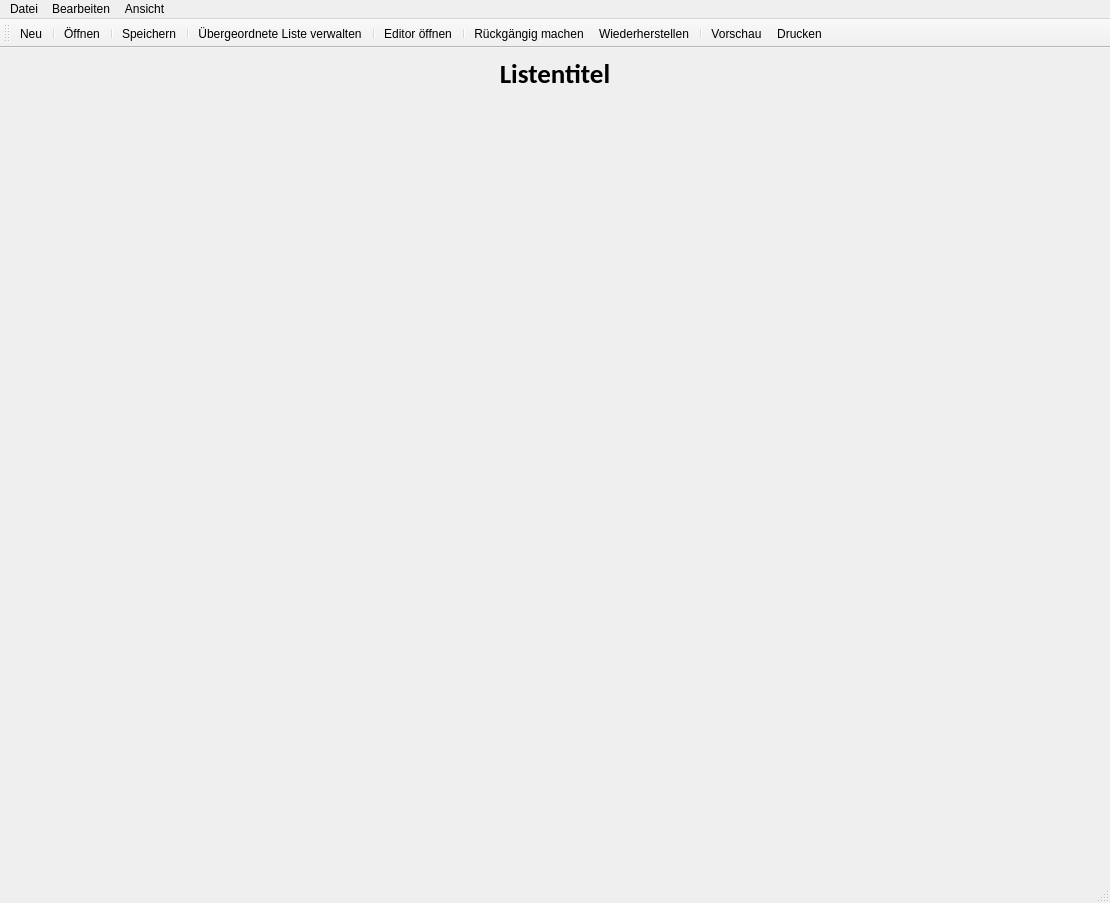
<?xml version="1.0" encoding="UTF-8"?>
<ui version="4.0">
 <class>MainWindow</class>
 <widget class="QMainWindow" name="MainWindow">
  <property name="geometry">
   <rect>
    <x>0</x>
    <y>0</y>
    <width>1110</width>
    <height>903</height>
   </rect>
  </property>
  <property name="windowTitle">
   <string>MainWindow</string>
  </property>
  <property name="documentMode">
   <bool>false</bool>
  </property>
  <widget class="QWidget" name="centralwidget">
   <layout class="QVBoxLayout" name="verticalLayout">
    <item>
     <widget class="QLabel" name="title">
      <property name="font">
       <font>
        <family>Calibri</family>
        <pointsize>20</pointsize>
        <bold>true</bold>
       </font>
      </property>
      <property name="text">
       <string>Listentitel</string>
      </property>
      <property name="scaledContents">
       <bool>false</bool>
      </property>
      <property name="alignment">
       <set>Qt::AlignCenter</set>
      </property>
      <property name="wordWrap">
       <bool>false</bool>
      </property>
     </widget>
    </item>
    <item>
     <widget class="QTableWidget" name="table">
      <property name="enabled">
       <bool>true</bool>
      </property>
      <property name="sizePolicy">
       <sizepolicy hsizetype="Expanding" vsizetype="Expanding">
        <horstretch>0</horstretch>
        <verstretch>0</verstretch>
       </sizepolicy>
      </property>
      <property name="font">
       <font>
        <family>Calibri</family>
        <pointsize>12</pointsize>
       </font>
      </property>
      <property name="acceptDrops">
       <bool>true</bool>
      </property>
      <property name="autoFillBackground">
       <bool>false</bool>
      </property>
      <property name="styleSheet">
       <string notr="true">background:transparent</string>
      </property>
      <property name="sizeAdjustPolicy">
       <enum>QAbstractScrollArea::AdjustToContents</enum>
      </property>
      <property name="dragEnabled">
       <bool>false</bool>
      </property>
      <property name="dragDropOverwriteMode">
       <bool>true</bool>
      </property>
      <property name="dragDropMode">
       <enum>QAbstractItemView::InternalMove</enum>
      </property>
      <property name="defaultDropAction">
       <enum>Qt::MoveAction</enum>
      </property>
      <property name="selectionMode">
       <enum>QAbstractItemView::SingleSelection</enum>
      </property>
      <property name="showGrid">
       <bool>true</bool>
      </property>
      <attribute name="horizontalHeaderCascadingSectionResizes">
       <bool>true</bool>
      </attribute>
      <attribute name="horizontalHeaderStretchLastSection">
       <bool>false</bool>
      </attribute>
     </widget>
    </item>
   </layout>
  </widget>
  <widget class="QMenuBar" name="menubar">
   <property name="geometry">
    <rect>
     <x>0</x>
     <y>0</y>
     <width>1110</width>
     <height>22</height>
    </rect>
   </property>
   <widget class="QMenu" name="menuDatei">
    <property name="title">
     <string>Datei</string>
    </property>
    <addaction name="actionNeueUrlaubsliste"/>
    <addaction name="separator"/>
    <addaction name="actionOffnen"/>
    <addaction name="separator"/>
    <addaction name="actionListeSpeichern"/>
    <addaction name="actionListeSpeichernUnter"/>
    <addaction name="separator"/>
    <addaction name="actionBeenden"/>
   </widget>
   <widget class="QMenu" name="menuAktionen">
    <property name="title">
     <string>Bearbeiten</string>
    </property>
    <addaction name="actionListentitelAndern"/>
    <addaction name="separator"/>
    <addaction name="actionBasisListenVerwalten"/>
    <addaction name="separator"/>
    <addaction name="actionEditorOffnen"/>
    <addaction name="separator"/>
    <addaction name="actionUndo"/>
    <addaction name="actionRedo"/>
   </widget>
   <widget class="QMenu" name="menuAnsicht">
    <property name="title">
     <string>Ansicht</string>
    </property>
    <addaction name="actionAnsichtNeuLaden"/>
    <addaction name="separator"/>
    <addaction name="actionVorschau"/>
    <addaction name="actionDrucken"/>
   </widget>
   <addaction name="menuDatei"/>
   <addaction name="menuAktionen"/>
   <addaction name="menuAnsicht"/>
  </widget>
  <widget class="QStatusBar" name="statusbar"/>
  <widget class="QToolBar" name="toolBar">
   <property name="windowTitle">
    <string>toolBar</string>
   </property>
   <attribute name="toolBarArea">
    <enum>TopToolBarArea</enum>
   </attribute>
   <attribute name="toolBarBreak">
    <bool>false</bool>
   </attribute>
   <addaction name="actionNeueUrlaubsliste"/>
   <addaction name="separator"/>
   <addaction name="actionOffnen"/>
   <addaction name="separator"/>
   <addaction name="actionListeSpeichern"/>
   <addaction name="separator"/>
   <addaction name="actionBasisListenVerwalten"/>
   <addaction name="separator"/>
   <addaction name="actionEditorOffnen"/>
   <addaction name="separator"/>
   <addaction name="actionUndo"/>
   <addaction name="actionRedo"/>
   <addaction name="separator"/>
   <addaction name="actionVorschau"/>
   <addaction name="actionDrucken"/>
  </widget>
  <action name="actionNeueUrlaubsliste">
   <property name="icon">
    <iconset resource="../icons.qrc">
     <normaloff>:/icons/file-plus.png</normaloff>:/icons/file-plus.png</iconset>
   </property>
   <property name="text">
    <string>Neu...</string>
   </property>
   <property name="toolTip">
    <string>Neue Urlaubsliste</string>
   </property>
   <property name="shortcut">
    <string>Ctrl+N</string>
   </property>
  </action>
  <action name="actionBasisListenVerwalten">
   <property name="icon">
    <iconset resource="../icons.qrc">
     <normaloff>:/icons/settings.png</normaloff>:/icons/settings.png</iconset>
   </property>
   <property name="text">
    <string>Übergeordnete Liste verwalten...</string>
   </property>
  </action>
  <action name="actionOffnen">
   <property name="icon">
    <iconset resource="../icons.qrc">
     <normaloff>:/icons/folder.png</normaloff>:/icons/folder.png</iconset>
   </property>
   <property name="text">
    <string>Öffnen...</string>
   </property>
   <property name="shortcut">
    <string>Ctrl+O</string>
   </property>
  </action>
  <action name="actionBeenden">
   <property name="icon">
    <iconset resource="../icons.qrc">
     <normaloff>:/icons/power.png</normaloff>:/icons/power.png</iconset>
   </property>
   <property name="text">
    <string>Beenden</string>
   </property>
  </action>
  <action name="actionListentitelAndern">
   <property name="icon">
    <iconset resource="../icons.qrc">
     <normaloff>:/icons/edit-3.png</normaloff>:/icons/edit-3.png</iconset>
   </property>
   <property name="text">
    <string>Listentitel ändern...</string>
   </property>
  </action>
  <action name="actionAnsichtNeuLaden">
   <property name="icon">
    <iconset resource="../icons.qrc">
     <normaloff>:/icons/refresh-cw.png</normaloff>:/icons/refresh-cw.png</iconset>
   </property>
   <property name="text">
    <string>Ansicht neu laden</string>
   </property>
   <property name="toolTip">
    <string>Lade die Ansicht neu. Nützlich, wenn Änderungen nicht angezeigt werden.</string>
   </property>
  </action>
  <action name="actionEditorOffnen">
   <property name="icon">
    <iconset resource="../icons.qrc">
     <normaloff>:/icons/edit.png</normaloff>:/icons/edit.png</iconset>
   </property>
   <property name="text">
    <string>Editor öffnen</string>
   </property>
   <property name="toolTip">
    <string>Öffnet den Editor</string>
   </property>
  </action>
  <action name="actionListeSpeichern">
   <property name="icon">
    <iconset resource="../icons.qrc">
     <normaloff>:/icons/save.png</normaloff>:/icons/save.png</iconset>
   </property>
   <property name="text">
    <string>Speichern</string>
   </property>
   <property name="toolTip">
    <string>Speichern</string>
   </property>
   <property name="shortcut">
    <string>Ctrl+S</string>
   </property>
  </action>
  <action name="actionListeSpeichernUnter">
   <property name="icon">
    <iconset resource="../icons.qrc">
     <normaloff>:/icons/save.png</normaloff>:/icons/save.png</iconset>
   </property>
   <property name="text">
    <string>Speichern unter...</string>
   </property>
   <property name="toolTip">
    <string>Speichern unter...</string>
   </property>
   <property name="shortcut">
    <string>Ctrl+Shift+S</string>
   </property>
  </action>
  <action name="actionVorschau">
   <property name="icon">
    <iconset resource="../icons.qrc">
     <normaloff>:/icons/layers.png</normaloff>:/icons/layers.png</iconset>
   </property>
   <property name="text">
    <string>Vorschau</string>
   </property>
   <property name="toolTip">
    <string>Vorschau anzeigen</string>
   </property>
  </action>
  <action name="actionDrucken">
   <property name="icon">
    <iconset resource="../icons.qrc">
     <normaloff>:/icons/printer.png</normaloff>:/icons/printer.png</iconset>
   </property>
   <property name="text">
    <string>Drucken</string>
   </property>
   <property name="toolTip">
    <string>Drucken</string>
   </property>
   <property name="shortcut">
    <string>Ctrl+P</string>
   </property>
  </action>
  <action name="actionUndo">
   <property name="icon">
    <iconset resource="../icons.qrc">
     <normaloff>:/icons/undo.png</normaloff>:/icons/undo.png</iconset>
   </property>
   <property name="text">
    <string>Rückgängig machen</string>
   </property>
   <property name="toolTip">
    <string>Letzte Aktion umkehren</string>
   </property>
   <property name="shortcut">
    <string>Ctrl+Z</string>
   </property>
  </action>
  <action name="actionRedo">
   <property name="icon">
    <iconset resource="../icons.qrc">
     <normaloff>:/icons/redo.png</normaloff>:/icons/redo.png</iconset>
   </property>
   <property name="text">
    <string>Wiederherstellen</string>
   </property>
   <property name="toolTip">
    <string>Letzte Rückgängigmachung wiederherstellen</string>
   </property>
   <property name="shortcut">
    <string>Ctrl+Shift+Z</string>
   </property>
  </action>
 </widget>
 <resources>
  <include location="../icons.qrc"/>
 </resources>
 <connections/>
</ui>
